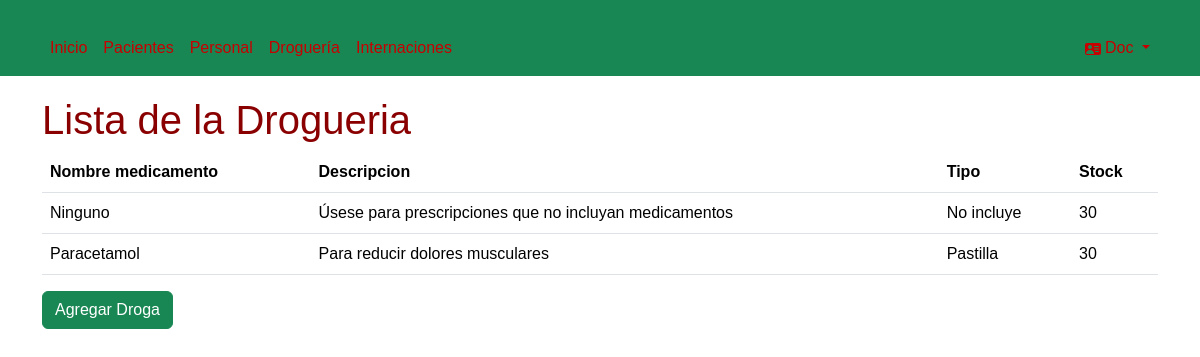
/gestion_internaciones/listadrogueria/ (signed in), run on the app's committed database.
### gestion_internaciones/models.py (models this page shows, shortened)
class Drogueria(models.Model):
    nombre_drog = models.CharField(max_length=20)
    tipo_drog = models.CharField(max_length=255, null=True, blank=True)
    stock_drog = models.IntegerField()
    descripcion_drog = models.CharField(max_length=255, null=True, blank=True)

### gestion_internaciones/views.py (the view)
# urls.py: path('listadrogueria/', views.listadroga, name='listadrogueria'),
@login_required
def listadroga(request):
    drogueria = Drogueria.objects.all()
    context={
        'drogueria': drogueria
    }
    return render(request, 'drogueria/listadrogueria.html', context)

### gestion_internaciones/templates/drogueria/listadrogueria.html
{% extends "base.html" %}
{% block content %}
    <h1>Lista de la Drogueria</h1>
    <table class="table">
        <tr>
            <th>Nombre medicamento</th>
            <th>Descripcion</th>
            <th>Tipo</th>
            <th>Stock</th>
        </tr>
     {% for i in drogueria %}
        <tr>
            <td>{{ i.nombre_drog }}</td>
            <td>{{ i.descripcion_drog }}</td>
            <td>{{ i.tipo_drog }}</td>
            <td>{{ i.stock_drog }}</td>
        </tr>
        {% endfor %}
    </table>
    <div>
        <a href="{% url 'agregardroga' %}">
            <button class="btn btn-success">Agregar Droga</button>
        </a>
    </div>
{% endblock %}

### gestion_internaciones/templates/partials/navbar.html (shortened to what this page needs)
<nav class="navbar navbar-expand-lg bg-success" data-bs-theme="dark">
    <div class="container">
        <div class="collapse navbar-collapse" id="navbarSupportedContent">
            <ul class="navbar-nav me-auto mb-2 mb-lg-0">
                <li class="nav-item">
                    <a class="nav-link" href="{% url 'home' %}">Inicio</a>
                </li>
            {% if request.user.is_authenticated %}
                <li class="nav-item">
                    <a class="nav-link" href="{% url 'listapacientes' %}">Pacientes</a>
                </li>
                <li class="nav-item">
                    <a class="nav-link" href="{% url 'listapersonal' %}">Personal</a>
                </li>
                <li class="nav-item">
                    <a class="nav-link" href="{% url 'listadrogueria' %}">Droguería</a>
                </li>
                <li class="nav-item">
                    <a class="nav-link" href="{% url 'internaciones' %}">Internaciones</a>
                </li>
            </ul>
                <ul class="navbar-nav">
                    <li class="nav-item dropdown">
                        <a class="nav-link dropdown-toggle" href="#" role="button" data-bs-toggle="dropdown" aria-expanded="false">
                            {{ user.username | capfirst }}
                        </a>
                    </li>
                </ul>
            {% endif %}
        </div>
    </div>
</nav>

### gestion_internaciones/templates/base.html (style rules this page uses)
body { background: url('http://www.sanatoriomoreno.com.ar/Content/images/li-img1.jpg') no-repeat center center fixed; background-size: cover; margin: 0; padding: 0; color: rgb(138, 0, 0); font-family: 'Arial', sans-serif; }
.navbar { background-color: #026bdc; color: #870101; }
.nav-link { color: #c70000; }
.container { margin-top: 20px; }

### data on the page
Drogueria: nombre_drog "Ninguno", descripcion_drog "Úsese para prescripciones que no incluyan medicamentos", tipo_drog "No incluye", stock_drog "30"
Drogueria: nombre_drog "Paracetamol", descripcion_drog "Para reducir dolores musculares", tipo_drog "Pastilla", stock_drog "30"

### other printed values
{{ user.username | capfirst }} "Doc"
